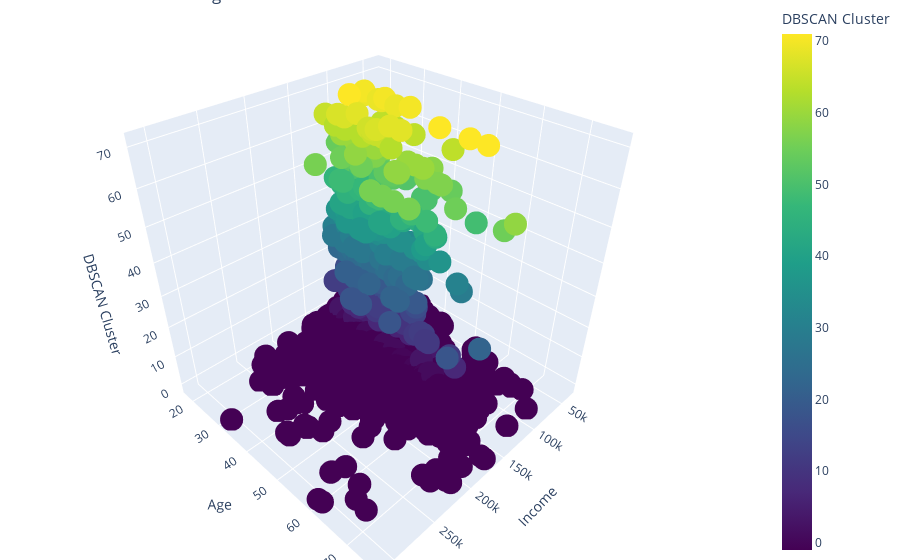

The notebook cell this image was saved under:
### Code cell
import plotly.express as px

# Assuming DBSCAN_dataset is your DataFrame and it contains 'Income', 'Age', and 'Cluster' columns

fig = px.scatter_3d(DBSCAN_dataset, x='Income', y='Age', z='Cluster',
                    color='Cluster', title='3D DBSCAN Clustering of Customers',
                    labels={'Cluster': 'DBSCAN Cluster'}, color_continuous_scale='viridis')

fig.update_layout(margin=dict(l=0, r=0, b=0, t=0))
fig.show()

### Figure 1 — Plotly figure (JSON) as saved in the notebook; plotly's stock layout.template omitted (floating-point values rounded to 4 significant figures; data arrays with more than 128 entries replaced by an {"elided": "..."} marker saying what was removed)
{"data": [{"hovertemplate": "Income=%{x}<br>Age=%{y}<br>DBSCAN Cluster=%{marker.color}<extra></extra>", "legendgroup": "", "marker": {"color": {"elided": "2000 int values"}, "coloraxis": "coloraxis", "symbol": "circle"}, "mode": "markers", "name": "", "scene": "scene", "showlegend": false, "type": "scatter3d", "x": {"elided": "2000 int values"}, "y": {"elided": "2000 int values"}, "z": {"elided": "2000 int values"}}], "layout": {"coloraxis": {"colorbar": {"title": {"text": "DBSCAN Cluster"}}, "colorscale": [[0, "#440154"], [0.1111, "#482878"], [0.2222, "#3e4989"], [0.3333, "#31688e"], [0.4444, "#26828e"], [0.5556, "#1f9e89"], [0.6667, "#35b779"], [0.7778, "#6ece58"], [0.8889, "#b5de2b"], [1, "#fde725"]]}, "legend": {"tracegroupgap": 0}, "margin": {"b": 0, "l": 0, "r": 0, "t": 0}, "scene": {"domain": {"x": [0, 1], "y": [0, 1]}, "xaxis": {"title": {"text": "Income"}}, "yaxis": {"title": {"text": "Age"}}, "zaxis": {"title": {"text": "DBSCAN Cluster"}}}, "title": {"text": "3D DBSCAN Clustering of Customers"}}}
